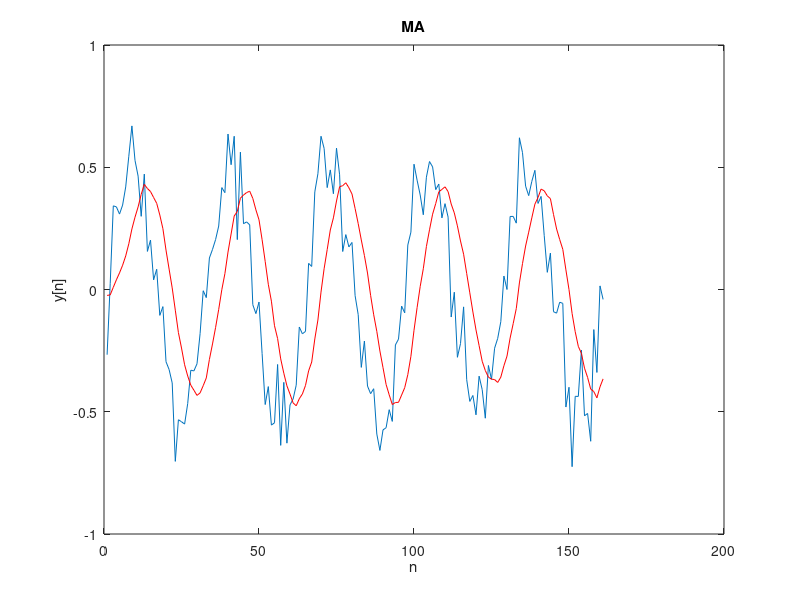

Recreate this plot in MATLAB.
clc;
clear,

rng(1,'twister')


% Making Signal
Fs=32000;
nbit= 16;
f0=1000;
Ts= 1/Fs;

t= 0:Ts:0.005;

L= length(t);

x= 0.5*sin(2*pi*f0*t);

Xn= x + 0.1 * randn(1,L);


% Add MA Filter

for n= 1:161 

    sum= 0;

    for k=0:10

     z=n-k;
     
     if z>0 %ignore negative n
         sum= sum + Xn(1,z);   
     end
     
    end

  y(1,n)= 1/11*sum;
 
end

plot(Xn);
hold on
plot(y,'r');
title('MA')
xlabel('n');
ylabel('y[n]');


